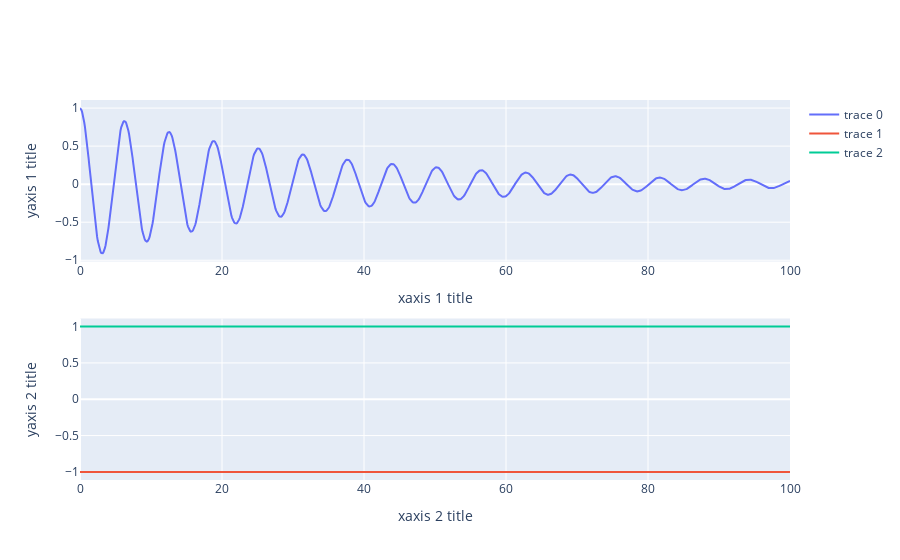

The code cell stored with this chart in its notebook:
### Code cell
import plotly.express as px
from plotly.subplots import make_subplots
import plotly.graph_objects as go

fig = make_subplots(rows=2, cols=1)

fig.add_trace(go.Scatter(x=concat_df['time'],y=concat_df['height']),
              row=1, col=1)
fig.add_trace(go.Scatter(x=concat_df['time'],y=-1*np.ones_like(concat_df['time'])),
              row=2, col=1)
fig.add_trace(go.Scatter(x=concat_df['time'],y=+1*np.ones_like(concat_df['time'])),
              row=2, col=1)

fig.update_xaxes(title_text="xaxis 1 title", row=1, col=1)
fig.update_xaxes(title_text="xaxis 2 title", row=2, col=1)
fig.update_yaxes(title_text="yaxis 1 title", row=1, col=1)
fig.update_yaxes(title_text="yaxis 2 title", row=2, col=1)


fig.show()

### Figure 1 — Plotly figure (JSON) as saved in the notebook; plotly's stock layout.template omitted (floating-point values rounded to 4 significant figures; data arrays with more than 128 entries replaced by an {"elided": "..."} marker saying what was removed)
{"data": [{"type": "scatter", "x": {"elided": "1000 float values"}, "xaxis": "x", "y": {"elided": "1000 float values"}, "yaxis": "y"}, {"type": "scatter", "x": {"elided": "1000 float values"}, "xaxis": "x2", "y": {"elided": "1000 int values"}, "yaxis": "y2"}, {"type": "scatter", "x": {"elided": "1000 float values"}, "xaxis": "x2", "y": {"elided": "1000 int values"}, "yaxis": "y2"}], "layout": {"xaxis": {"anchor": "y", "domain": [0, 1], "title": {"text": "xaxis 1 title"}}, "xaxis2": {"anchor": "y2", "domain": [0, 1], "title": {"text": "xaxis 2 title"}}, "yaxis": {"anchor": "x", "domain": [0.575, 1], "title": {"text": "yaxis 1 title"}}, "yaxis2": {"anchor": "x2", "domain": [0, 0.425], "title": {"text": "yaxis 2 title"}}}}
